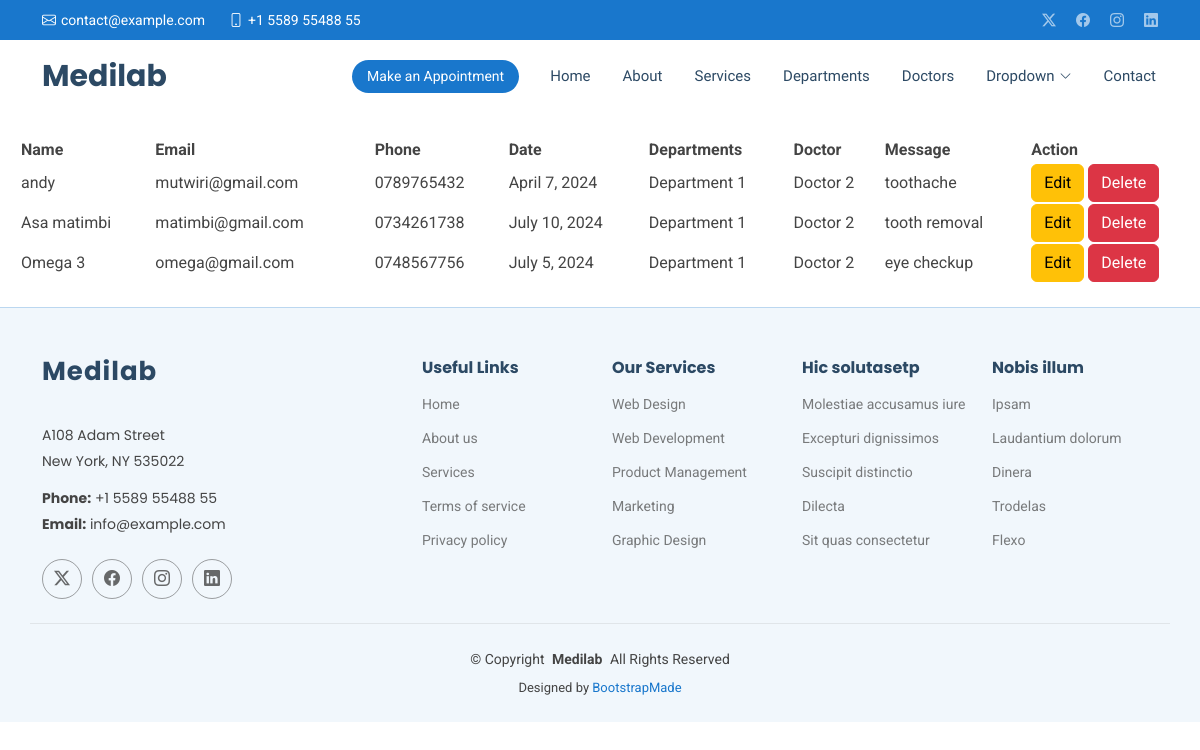
Page /shows/ on the committed database.
### medilabapp/models.py (models this page shows, shortened)
class Registration(models.Model):
    name = models.CharField(max_length=200)
    email = models.EmailField()
    phone = models.CharField(max_length=10)
    date = models.DateField()
    department = models.CharField(max_length=200)
    doctor = models.CharField(max_length=200)
    message = models.TextField()

### medilabapp/views.py (the view)
# urls.py: path('shows/', views.show, name='shows'),
def show(request):
    data = Registration.objects.all()
    return render(request, 'show.html', {'appointments': data})

### templates/show.html
{% extends 'starter-page.html' %}
{% load static %}
{%  block body %}
    <br>
    <table class="table>" style="width:100%;margin-left: 20px">
    <tr>
        <th>Name</th>
        <th>Email</th>
        <th>Phone</th>
        <th>Date</th>
        <th>Departments</th>
        <th>Doctor</th>
        <th>Message</th>
        <th>Action</th>
    </tr>
{% for y in appointments %}
   <tr>
       <td>{{ y.name }}</td>
       <td>{{ y.email }}</td>
       <td>{{ y.phone }}</td>
       <td>{{ y.date }}</td>
       <td>{{ y.department }}</td>
       <td>{{ y.doctor }}</td>
       <td>{{ y.message }}</td>
       <td>
           <a href="/edit/{{ y.id }}" class="btn btn-warning">Edit</a>
           <a href="/deletes/{{ y.id }}" class="btn btn-danger">Delete</a>
       </td>
   </tr>
{% endfor %}
    </table>
    <br>
{% endblock %}

### static/assets/css/main.css (style rules this page uses)
:root { --default-font: "Roboto", system-ui, -apple-system, "Segoe UI", Roboto, "Helvetica Neue", Arial, "Noto Sans", "Liberation Sans", sans-serif, "Apple Color Emoji", "Segoe UI Emoji", "Segoe UI Symbol", "Noto Color Emoji"; --heading-font: "Poppins", sans-serif; --nav-font: "Raleway", sans-serif; }
:root { --background-color: #ffffff; --default-color: #444444; --heading-color: #2c4964; --accent-color: #1977cc; --surface-color: #ffffff; --contrast-color: #ffffff; }
:root { --nav-color: #2c4964; --nav-hover-color: #1977cc; --nav-mobile-background-color: #ffffff; --nav-dropdown-background-color: #ffffff; --nav-dropdown-color: #2c4964; --nav-dropdown-hover-color: #1977cc; }
:root { scroll-behavior: smooth; }
body { color: var(--default-color); background-color: var(--background-color); font-family: var(--default-font); }
a { color: var(--accent-color); text-decoration: none; transition: 0.3s; }

### rows in the picture
Registration: name "andy", email "mutwiri@gmail.com", phone "0789765432", date "April 7, 2024", department "Department 1", doctor "Doctor 2", message "toothache"
Registration: name "Asa matimbi", email "matimbi@gmail.com", phone "0734261738", date "July 10, 2024", department "Department 1", doctor "Doctor 2", message "tooth removal"
Registration: name "Omega 3", email "omega@gmail.com", phone "0748567756", date "July 5, 2024", department "Department 1", doctor "Doctor 2", message "eye checkup"
